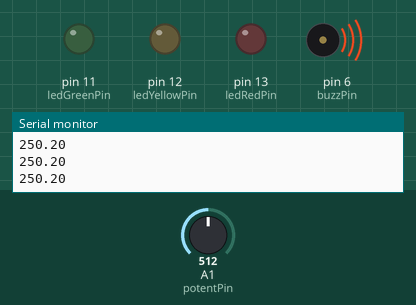
Bench run of a sketch on a simulated Arduino Uno, built with avr-gcc and run on an emulated ATmega328P. Shown: output pins drawn as LEDs (lit = HIGH), buzzer (waves = sounding), the last lines printed to the serial monitor. The test bench sets the inputs (shaded band); at power-on: A1 (potentPin) = 512.

Above: at 1.2 s.
1.3 s: A1 (potentPin) set to 68
At 2.3 s:
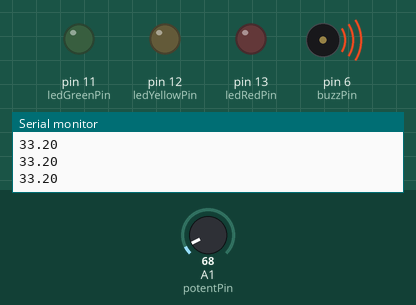
2.8 s: A1 (potentPin) set to 58
At 3.7 s:
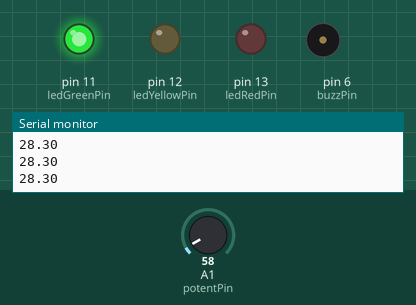
4.3 s: A1 (potentPin) set to 20
At 5.3 s:
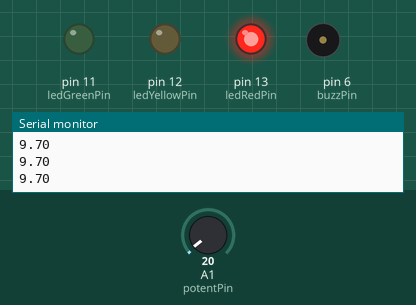
5.8 s: A1 (potentPin) set to 122
At 7.2 s:
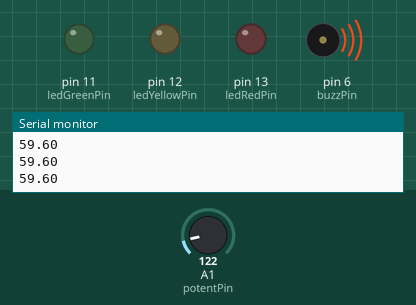
Timing chart, 0 to 8.3 s (numbered marks = the images above; inputs shaded):
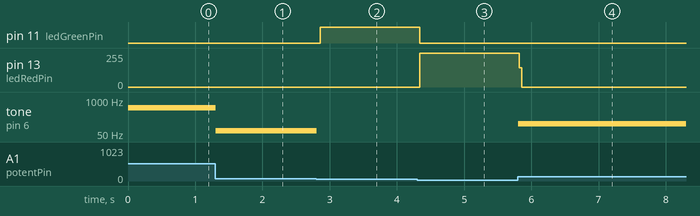

Measured:
- the behaviour switches between 62 and 61 on A1 (potentPin) (found by bisection; images 1 and 2)
- after the input at 1.3 s, tone on pin 6 (buzzPin): 512 Hz → 68 Hz at once
- after the input at 2.8 s, pin 11 (ledGreenPin): LOW → HIGH after 0.06 s; tone on pin 6 (buzzPin): 68 Hz → silent at once
- after the input at 4.3 s, pin 11 (ledGreenPin): HIGH → LOW at once; pin 13 (ledRedPin): 0/255 → 255/255 at once
- after the input at 5.8 s, pin 13 (ledRedPin): 255/255 → 0/255 at once; tone on pin 6 (buzzPin): silent → 122 Hz at once

The sketch:

temperature_led_buzzer.ino
```cpp
unsigned int i = 0;
int ledRedPin = 13;
int ledYellowPin = 12;
int ledGreenPin = 11;
int buzzPin = 6;
int potentPin = A1;

void setup() {
  // put your setup code here, to run once:
  Serial.begin(9600);
  while (!Serial) {
  }
  // sends info as byte or byte arrays
  // Serial.write("Olá, mundo!");
  // sends info as propper character array
  Serial.println("Serial pronto!");
  pinMode(ledRedPin, OUTPUT);
  pinMode(ledYellowPin, OUTPUT);
  pinMode(ledGreenPin, OUTPUT);
  pinMode(potentPin, INPUT);
}

void loop() {
  int value = analogRead(potentPin);
  float milliVolts = map(value, 0, 1023, 0, 5000);
  float temperatura = milliVolts / 10.0;
  if (temperatura < 25) {
    turnOn(ledRedPin);
    noTone(6);
  } else if ( temperatura < 27) {
    turnOn(ledYellowPin);
    noTone(6);
  } else if (temperatura < 30) {
    turnOn(ledGreenPin);
    noTone(6);
  } else {
    turnAllOff();
    tone(buzzPin, value);
  }
  Serial.println(temperatura);
}

void turnOn(int pin) {
  turnAllOff();
  digitalWrite(pin, HIGH);
}

void turnAllOff() {
  digitalWrite(ledRedPin, LOW);
  digitalWrite(ledYellowPin, LOW);
  digitalWrite(ledGreenPin, LOW);
}
```
